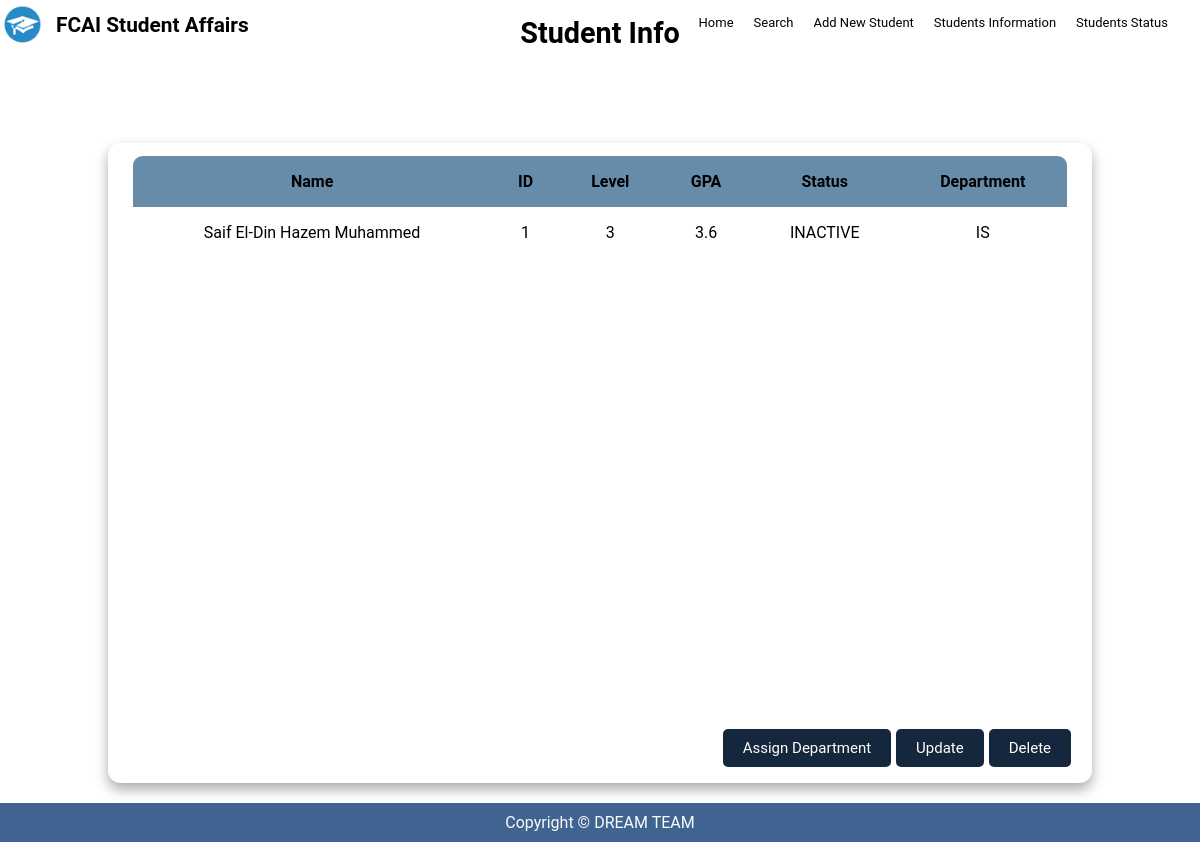
Before: /students/1/ with the older database file.
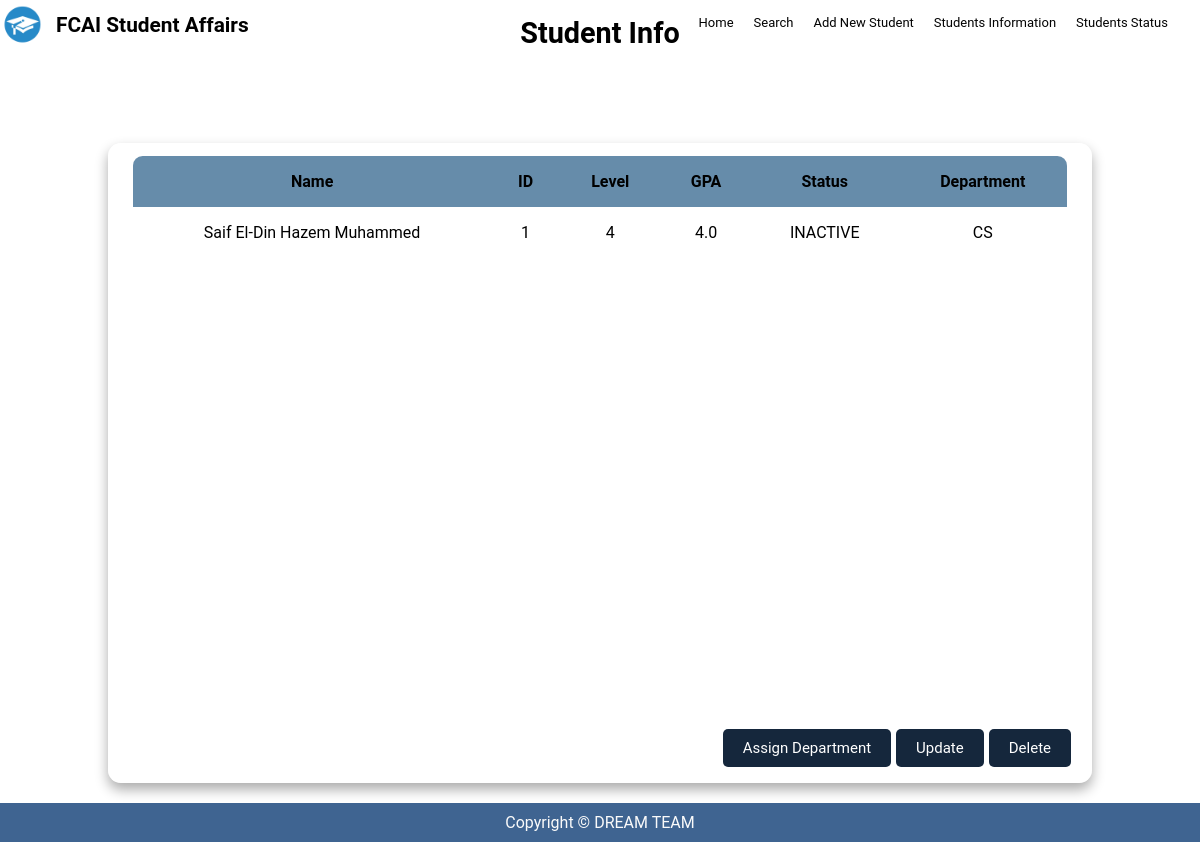
After: the same page with the newer database file.
### students/models.py (models this page shows, shortened)
class Student(models.Model):
    name = models.CharField(max_length=50)
    status = models.CharField(max_length=25, choices=STATUS)
    birthDate = models.DateField()
    gpa = models.FloatField()
    phoneNumber = models.CharField(max_length=11)
    email = models.EmailField()
    gender = models.CharField(max_length=6, choices=GENDER)
    level = models.IntegerField(choices=LEVEL_CHOICES)
    department = models.CharField(max_length=25, choices=DEPARTMENTS)

### students/views.py (the view)
# urls.py: path('students/<int:id>/', views.student_detail_view, name='studentInfo'),
def student_detail_view(request, id):
    student = get_object_or_404(Student, id=id)
    context = {'student': student}
    return render(request, 'studentInfo.html', context)

### students/templates/studentInfo.html (shortened to what this page needs)
{% extends 'base.html' %}
{% block body %}
    <section class="table__header">
        <h1 class="statusTitle">Student Info</h1>
    </section>
    <br><br><br>
    <div class="allStatusTable">
        <main class="table" id="saifTable">
            <section class="table__body">
                <table>
                    <thead>
                    <tr>
                        <th>Name</th>
                        <th>ID</th>
                        <th>Level</th>
                        <th>GPA</th>
                        <th>Status</th>
                        <th>Department</th>
                    </tr>
                </thead>
                    <tr>
                        <td>{{ student.name }}</td>
                        <td>{{ student.id }}</td>
                        <td>{{ student.level }}</td>
                        <td>{{ student.gpa }}</td>
                        <td>{{ student.status }}</td>
                        <td>{{ student.department }}</td>
                    </tr>
                </table>
        </section>
        <div class="smallBtnArea">
            <a href="{% url 'students:assign-department' student.id %}">
                <input type="button" value="Assign Department" class="Btn">
            </a>
            <a href="{% url 'students:studentUpdateByID' student.id %}"><input type="button" value="Update" onclick="window.location.href='editInfo.html'" class="Btn"></a>
            <a href = "{% url 'students:delete' student.id%}">
                <input type="button" value="Delete" class="Btn" onclick="return confirm('Are you sure you want to delete this item?');">
            </a>
</div>
    </main>
    </div>
{% endblock body %}

Changed rows visible on the page:
changed Student "Saif El-Din Hazem Muhammed": level "3" → "4"; gpa "3.6" → "4.0"; department "IS" → "CS"
